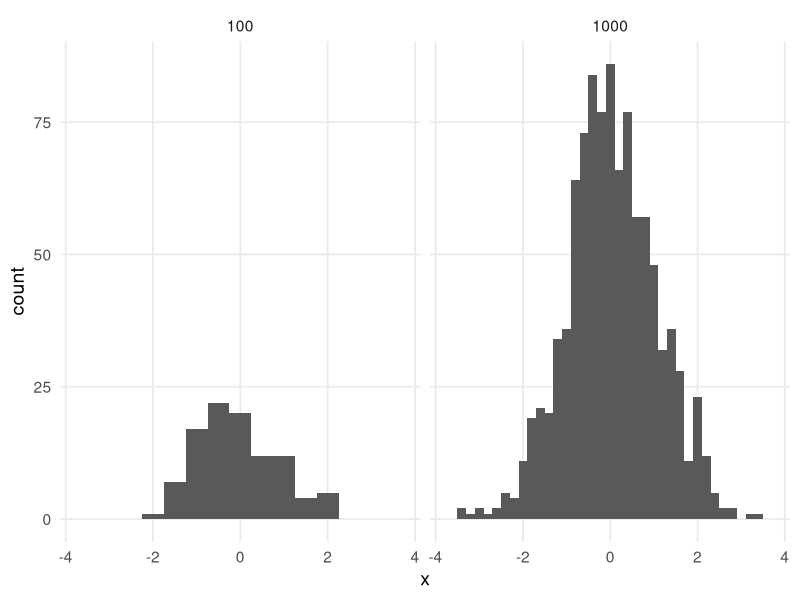
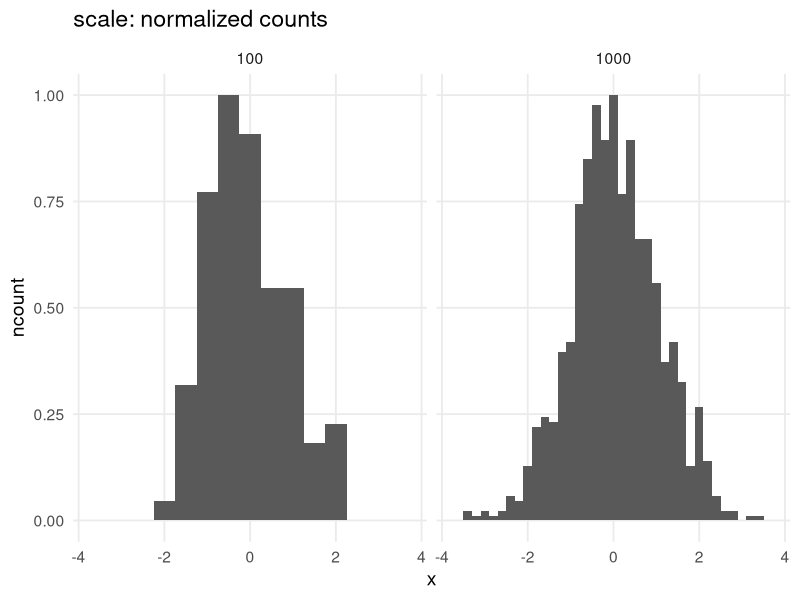
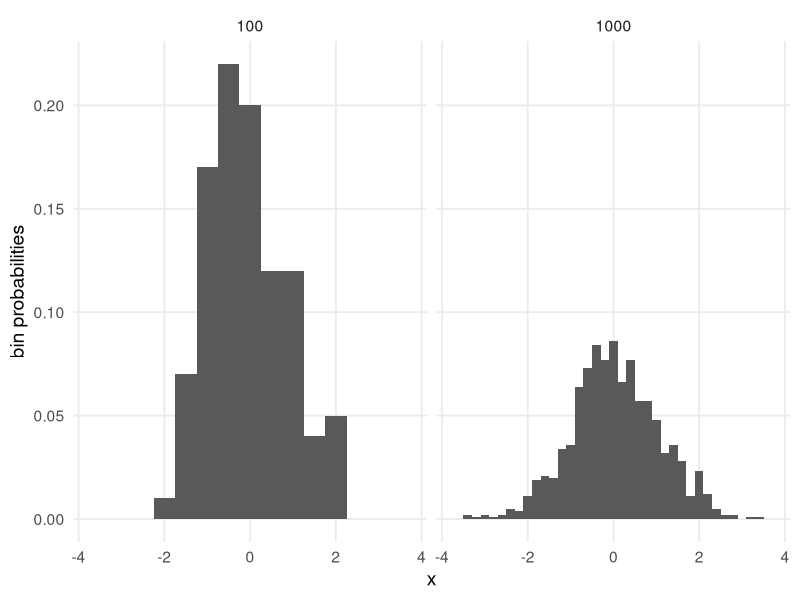
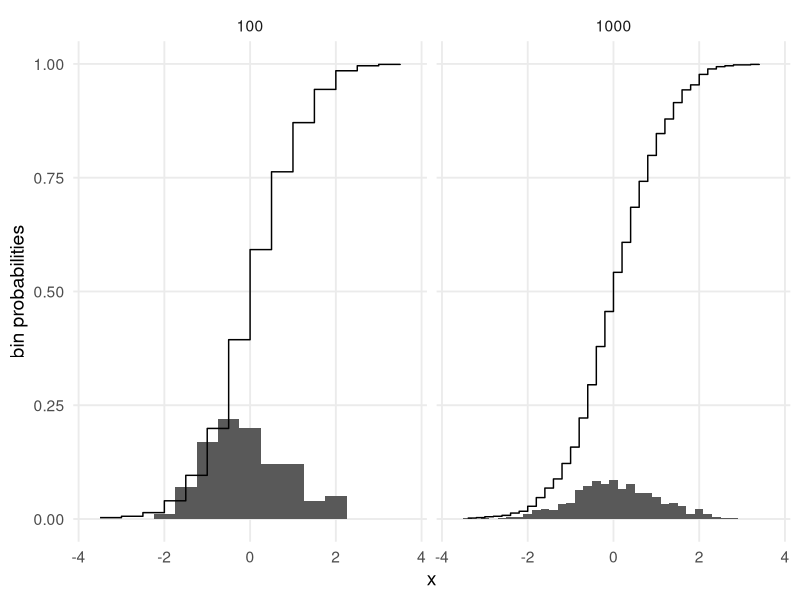
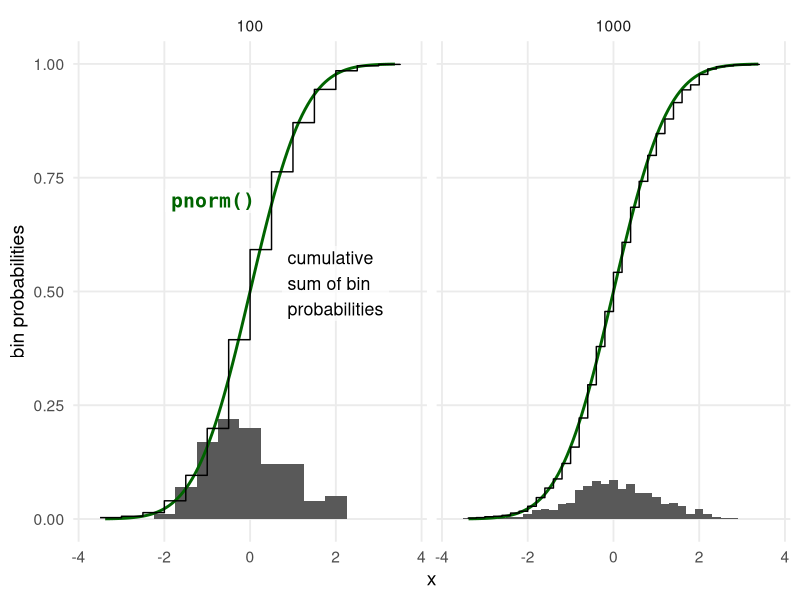
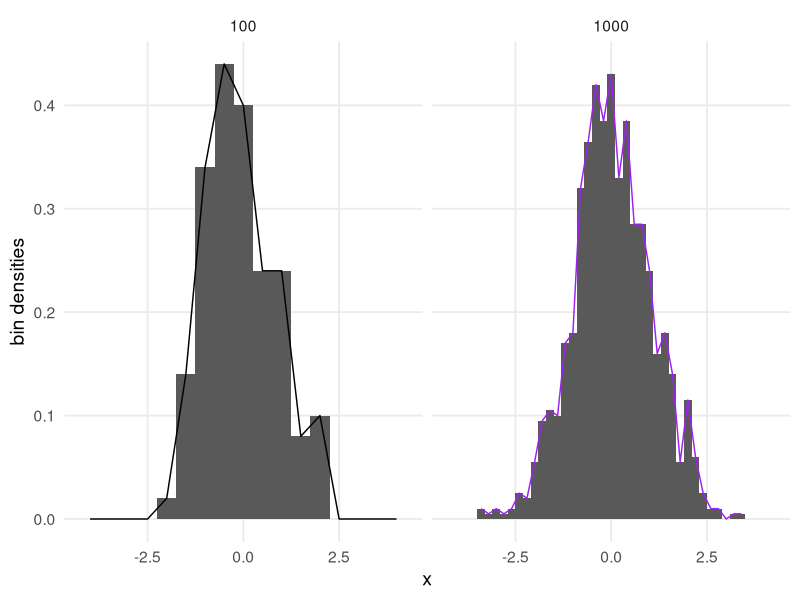
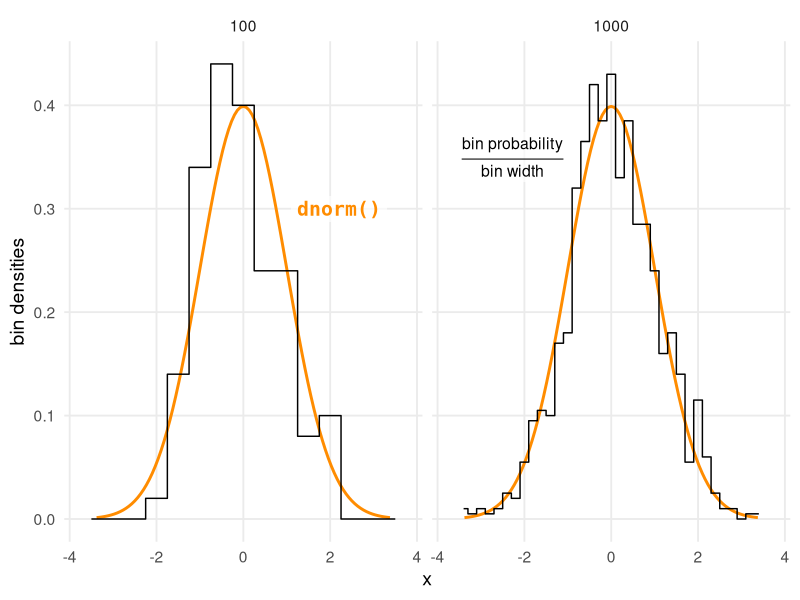

R code for these plots, in order: (Note: this script raises an error after producing the figures.)
## ---- chunk 1
knitr::opts_chunk$set(
  echo = TRUE
)
## ---- chunk 2
arm::invlogit
## ---- chunk 3
boot::inv.logit
## ---- chunk 4
library(tidyverse)
rnorm(10, mean = 0, sd = 1)
rnorm(20, mean = 10, sd = 2)
## ---- chunk 5
set.seed(20211123)
draws_norm <- tibble(
  x = rnorm(1000, mean = 0, sd = 1)
)

current_theme <- theme_minimal(base_size = 14) +
  theme(panel.grid.minor = element_blank())

ggplot(draws_norm) + 
  aes(x = x) + 
  geom_histogram(
    data = . %>% head(100) %>% mutate(n = 100),
    binwidth = .5
  ) +
  geom_histogram(
    data = . %>% mutate(n = 1000),
    binwidth = .2
  ) +
  facet_wrap("n") +
  current_theme

# 
# draws_animation = draws_norm %>% 
#   mutate(
#     batch = ntile(seq_along(x), 10),
#   ) %>% 
#   nest(data = x) %>% 
#   mutate(
#     data = purrr::accumulate(data, bind_rows)
#   ) %>% 
#   unnest(data) %>% 
#   rename(x = data)
# 
# library(gganimate)
# ggplot(draws_animation) + 
#   aes(x = x) + 
#   geom_histogram(aes(y = stat(ncount)), bins = 50) + 
#   transition_states(batch)
## ---- chunk 6
ggplot(draws_norm) + 
  aes(x = x) + 
  geom_histogram(
    aes(y = stat(ncount)),
    data = . %>% head(100) %>% mutate(n = 100),
    binwidth = .5
  ) +
  geom_histogram(
    aes(y = stat(ncount)),
    data = . %>% mutate(n = 1000),
    binwidth = .2
  ) +
  facet_wrap("n") + 
  ggtitle("scale: normalized counts") +
  current_theme
## ---- chunk 7
ggplot(draws_norm) + 
  aes(x = x) + 
  geom_histogram(
    aes(y = stat(ncount / sum(ncount))),
    data = . %>% head(100) %>% mutate(n = 100),
    binwidth = .5
  ) +
  geom_histogram(
    aes(y = stat(ncount / sum(ncount))),
    data = . %>% mutate(n = 1000),
    binwidth = .2
  ) +
  # geom_freqpoly(
  #   aes(y = stat(cumsum(ncount / sum(ncount)))),
  #   data = . %>% mutate(n = 100),
  #   binwidth = .5
  # ) +
  # geom_freqpoly(
  #   aes(y = stat(cumsum(ncount / sum(ncount)))),
  #   data = . %>% mutate(n = 1000),
  #   binwidth = .2
  # ) + 
  facet_wrap("n") +
  labs(y = "bin probabilities") + 
  current_theme
## ---- chunk 8
ggplot(draws_norm) + 
  aes(x = x) + 
  geom_histogram(
    aes(y = stat(ncount / sum(ncount))),
    data = . %>% head(100) %>% mutate(n = 100),
    binwidth = .5,
    # color = "white"
  ) +
  geom_histogram(
    aes(y = stat(ncount / sum(ncount))),
    data = . %>% mutate(n = 1000),
    binwidth = .2,
    # color = "white"
  ) +
  stat_bin(
    aes(y = stat(cumsum(ncount / sum(ncount)))),
    data = . %>% mutate(n = 100),
    binwidth = .5,
    geom = "step"
  ) + 
  stat_bin(
    aes(y = stat(cumsum(ncount / sum(ncount)))),
    data = . %>% mutate(n = 1000),
    binwidth = .2,
    geom = "step"
  ) + 
  facet_wrap("n") +

  facet_wrap("n") +
  labs(y = "bin probabilities") + 
  current_theme
## ---- chunk 9
pnorm(q = -1, mean = 0, sd = 1)

mean(draws_norm$x[1:1000] <= -1)
## ---- chunk 10
#| pnorm-labeled, fig.width = 6, fig.height = 4
ggplot(draws_norm) + 
  aes(x = x) + 
  geom_histogram(
    aes(y = stat(ncount / sum(ncount))),
    data = . %>% head(100) %>% mutate(n = 100),
    binwidth = .5,
    # color = "white"
  ) +
  geom_histogram(
    aes(y = stat(ncount / sum(ncount))),
    data = . %>% mutate(n = 1000),
    binwidth = .2,
    # color = "white"
  ) +
  stat_function(fun = pnorm, color = "darkgreen", size = 1) +
  geom_label(
    data = data.frame(n = 100),
    x = .25, y = .70, 
    label = "pnorm()", 
    hjust = 1, 
    color = "darkgreen",
    family = "consolas", 
    fontface = "bold",
    size = 5,
    fill = scales::alpha("white", .65), 
    label.size = 0
  ) +
  geom_label(
    data = data.frame(n = 100),
    x = .75, 
    y = .60, 
    label = "cumulative\nsum of bin\nprobabilities", 
    hjust = 0, 
    size = 4.5, 
    vjust = 1,
    fill = scales::alpha("white", .65), 
    label.size = 0
  ) +
  stat_bin(
    aes(y = stat(cumsum(ncount / sum(ncount)))),
    data = . %>% mutate(n = 100),
    binwidth = .5,
    geom = "step"
  ) + 
  stat_bin(
    aes(y = stat(cumsum(ncount / sum(ncount)))),
    data = . %>% mutate(n = 1000),
    binwidth = .2,
    geom = "step"
  ) + 
  facet_wrap("n") +
  # geom_freqpoly(
  #   aes(y = stat(cumsum(ncount / sum(ncount)))),
  #   data = . %>% mutate(n = 100),
  #   binwidth = .5
  # ) +
  # geom_freqpoly(
  #   aes(y = stat(cumsum(ncount / sum(ncount)))),
  #   data = . %>% mutate(n = 1000),
  #   binwidth = .2
  # ) + 
  facet_wrap("n") +
  labs(y = "bin probabilities") + 
  theme_minimal(base_size = 14) +
  theme(panel.grid.minor = element_blank())
## ---- chunk 11
ggplot(draws_norm) + 
  aes(x = x) + 
  geom_histogram(
    aes(y = stat(ncount / sum(ncount) / width)),
    data = . %>% head(100) %>% mutate(n = 100),
    binwidth = .5
  ) +
  geom_histogram(
    aes(y = stat(ncount / sum(ncount) / width)),
    data = . %>% mutate(n = 1000),
    binwidth = .2
  ) +
  geom_freqpoly(
    aes(y = stat(density)),
    data = . %>% head(100) %>% mutate(n = 100),
    binwidth = .5,
    # color = "darkorange"
  ) +
  stat_bin(
    aes(y = stat(density)),
    data = . %>% mutate(n = 1000),
    binwidth = .2,
    color = "purple",
    geom = "line"
  ) +
  facet_wrap("n") +
  current_theme + 
  labs(y = "bin densities") 
## ---- chunk 12
#| dnorm-labeled, fig.width = 6, fig.height = 4
ggplot(draws_norm) + 
  aes(x = x) + 
  stat_function(fun = dnorm, color = "darkorange", size = 1) +
  geom_step(
    aes(y = stat(ncount / sum(ncount) / width)),
    data = . %>% head(100) %>% mutate(n = 100),
    binwidth = .5,
    stat = "bin", 
    direction = "mid"
  ) +
  geom_step(
    aes(y = stat(ncount / sum(ncount) / width)),
    data = . %>% mutate(n = 1000),
    binwidth = .2,
    stat = "bin",
    direction = "mid"
  ) +
  geom_label(
    data = data.frame(n = 100),
    x = 1.1, y = .30, 
    label = "dnorm()", 
    hjust = 0, 
    color = "darkorange",
    family = "consolas", 
    fontface = "bold",
    size = 5, 
    fill = scales::alpha("white", .65), 
    label.size = 0
  ) +
  geom_label(
    data = data.frame(n = 1000),
    x = -1, 
    y = .35, 
    label = expression(
      frac(
        paste("bin probability"), 
        paste("bin width")
      )
    ), 
    parse = TRUE,
    hjust = 1, 
    size = 4, 
    fill = scales::alpha("white", .65), 
    label.size = 0
  ) +
  facet_wrap("n") +
  labs(y = "bin densities") + 
  current_theme + 
  coord_cartesian(clip = "off")
## ---- chunk 13
# # density(draws_norm$x, n = 20)$y %>% sum
# # density(draws_norm$x, n = 20)$y %>% sum
# draws_norm %>% 
#   arrange(x) %>% 
#   mutate(
#     step = ppoints(x),
#     y = dnorm(x)
#   ) %>% 
#   ggplot() + 
#     aes(x = x, y = y) + 
#     geom_point()


  # geom_freqpoly(
  #   aes(y = stat(cumsum(ncount / sum(ncount)))),
  #   data = . %>% mutate(n = 1000),
  #   binwidth = .2, color = "blue"
  # ) +
  # stat_bin(
  #   aes(y = stat(cumsum(ncount / sum(ncount)) / .2), group = n),
  #   data = . %>% mutate(n = 1000),
  #   binwidth = .2,
  #   geom = "bar"
  # ) +
  # facet_wrap("n")
## ---- chunk 14
ggplot() + 
  stat_function(
    fun = rnorm, 
    args = list(n = 100, mean = 10, sd = 2),
    geom = "bin", 
  )

## ---- chunk 15
.parent_doc <- knitr::current_input()
## ---- chunk 16
